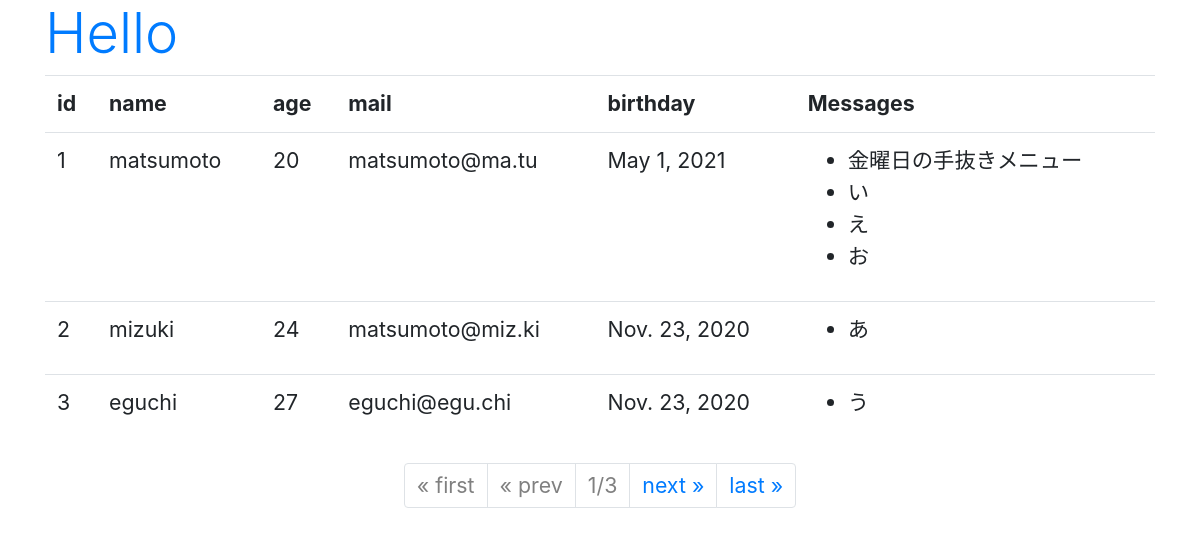
/hello/, run on the app's committed database.
### hello/models.py (models this page shows, shortened)
class Friend(models.Model):
    name = models.CharField(max_length=100)
    mail = models.EmailField(max_length=200)
    gender = models.BooleanField()
    age = models.IntegerField()
    birthday = models.DateField()

class Message(models.Model):
    friend = models.ForeignKey(Friend, on_delete=models.CASCADE)
    title = models.CharField(max_length=100)
    content = models.CharField(max_length=300)
    pub_date = models.DateTimeField(auto_now_add=True)
    class Meta:
        ordering = ('pub_date', )

### hello/views.py (the view)
# urls.py: path('', views.index, name='index'),
def index(request, num=1):
    data = Friend.objects.all()
    page = Paginator(data, 3)
    params = {
        'title': 'Hello',
        'message': '',
        'data': page.get_page(num),
    }
    return render(request, 'hello/index.html', params)

### hello/templates/hello/index.html (shortened to what this page needs)
{% load static %}
<!DOCTYPE html>
<html lang="ja">
<head>
  <link
      rel="stylesheet"
      href="https://stackpath.bootstrapcdn.com/bootstrap/4.5.0/css/bootstrap.min.css"
  >
  <link rel="stylesheet" type="text/css" href="{% static 'hello/css/style.css' %}">
</head>
<body class="container">
  <h1 class="display-4 text-primary">{{ title }}</h1>
  <table class="table">
    <tr>
      <th>id</th>
      <th>name</th>
      <th>age</th>
      <th>mail</th>
      <th>birthday</th>
      <th>Messages</th>
    </tr>
    {% for item in data %}
      <tr>
        <td>{{item.id}}</td>
        <td>{{item.name}}</td>
        <td>{{item.age}}</td>
        <td>{{item.mail}}</td>
        <td>{{item.birthday}}</td>
        <td>
          <ul>
            {% for ob in item.message_set.all %}
              <li>{{ ob.title }}</li>
            {% endfor %}
          </ul>
        </td>
      </tr>
    {% endfor %}
  </table>
  <ul class="pagination justify-content-center">
    {% if data.has_previous %}
      <li class="page-item">
        <a href="{% url 'index' %}" class="page-link">&laquo; first</a>
      </li>
      <li class="page-item">
        <a href="{% url 'index' %}{{ data.previous_page_number }}" class="page-link">&laquo; prev</a>
      </li>
    {% else %}
      <li class="page-item">
        <a class="page-link">&laquo; first</a>
      </li>
      <li class="page-item">
        <a class="page-link">&laquo; prev</a>
      </li>
    {% endif %}
    <li class="page-item">
      <a class="page-link">{{data.number}}/{{data.paginator.num_pages}}</a>
    </li>
    {% if data.has_next %}
      <li class="page-item">
        <a href="{% url 'index' %}{{data.next_page_number}}" class="page-link">next &raquo;</a>
      </li>
      <li class="page-item">
        <a href="{% url 'index' %}{{data.paginator.num_pages}}" class="page-link">last &raquo;</a>
      </li>
    {% endif %}
  </ul>
</body>
</html>

### hello/static/hello/css/style.css (style rules this page uses)
body { color: gray; font-size: 16pt; }
h1 { color: red; }
a { color: blue; text-decoration: none; }

### data on the page
Friend: id "1", name "matsumoto", age "20", mail "matsumoto@ma.tu", birthday "May 1, 2021"
Message: title "金曜日の手抜きメニュー"
Message: title "い"
Message: title "え"
Message: title "お"
Friend: id "2", name "mizuki", age "24", mail "matsumoto@miz.ki", birthday "Nov. 23, 2020"
Message: title "あ"
Friend: id "3", name "eguchi", age "27", mail "eguchi@egu.chi", birthday "Nov. 23, 2020"
Message: title "う"

### other printed values
{{ title }} "Hello"
{{ data.number }} "1"
{{ data.paginator.num_pages }} "3"
